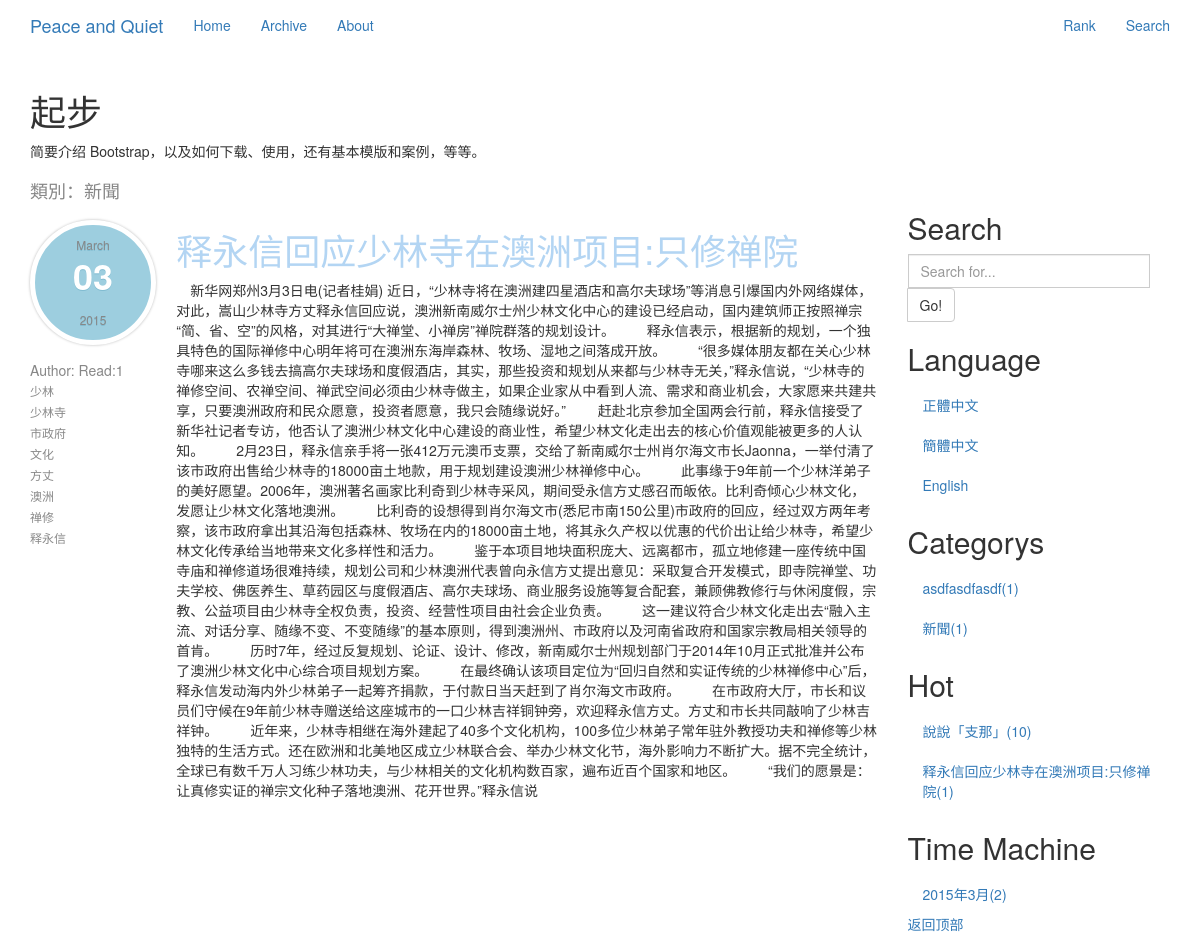
Page /category/d0a6784881/ on the earlier database version.
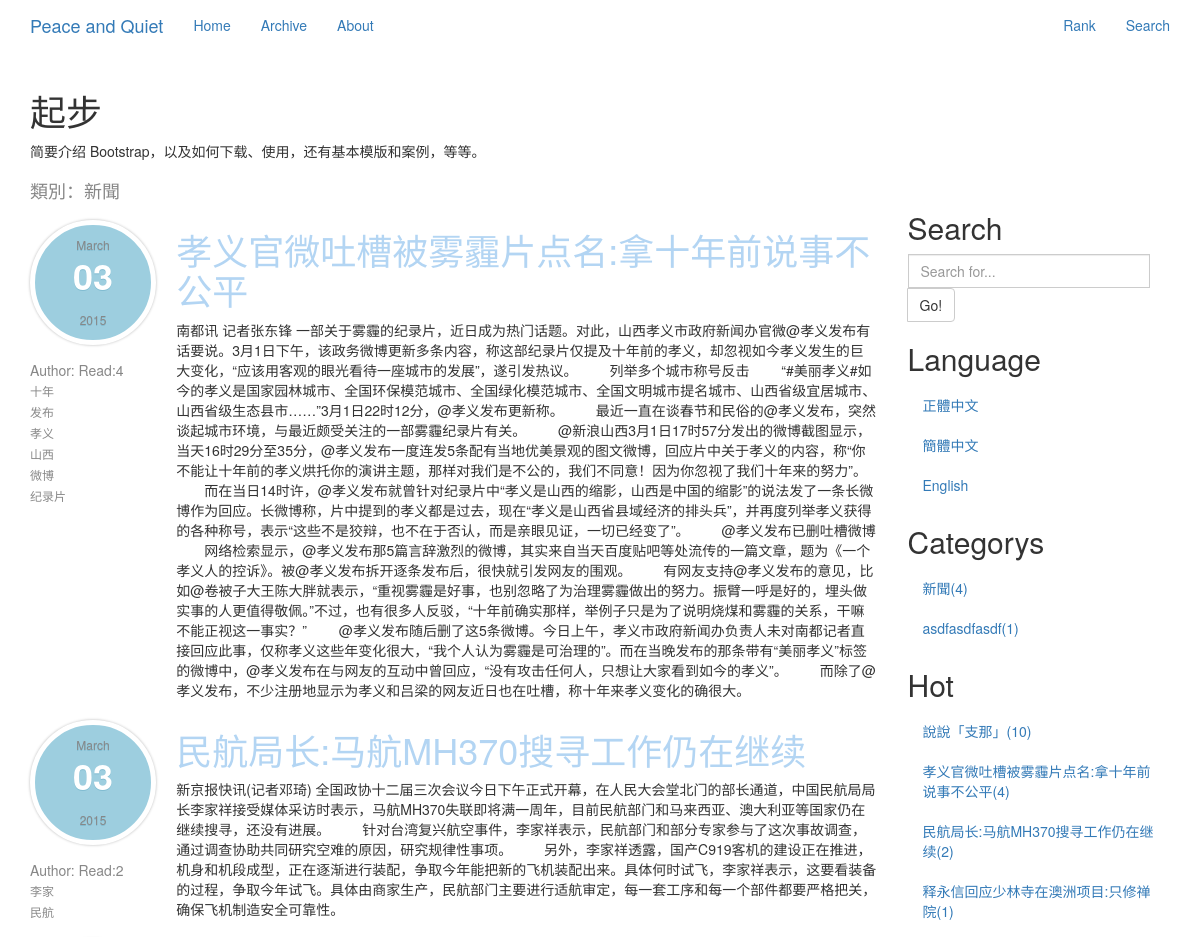
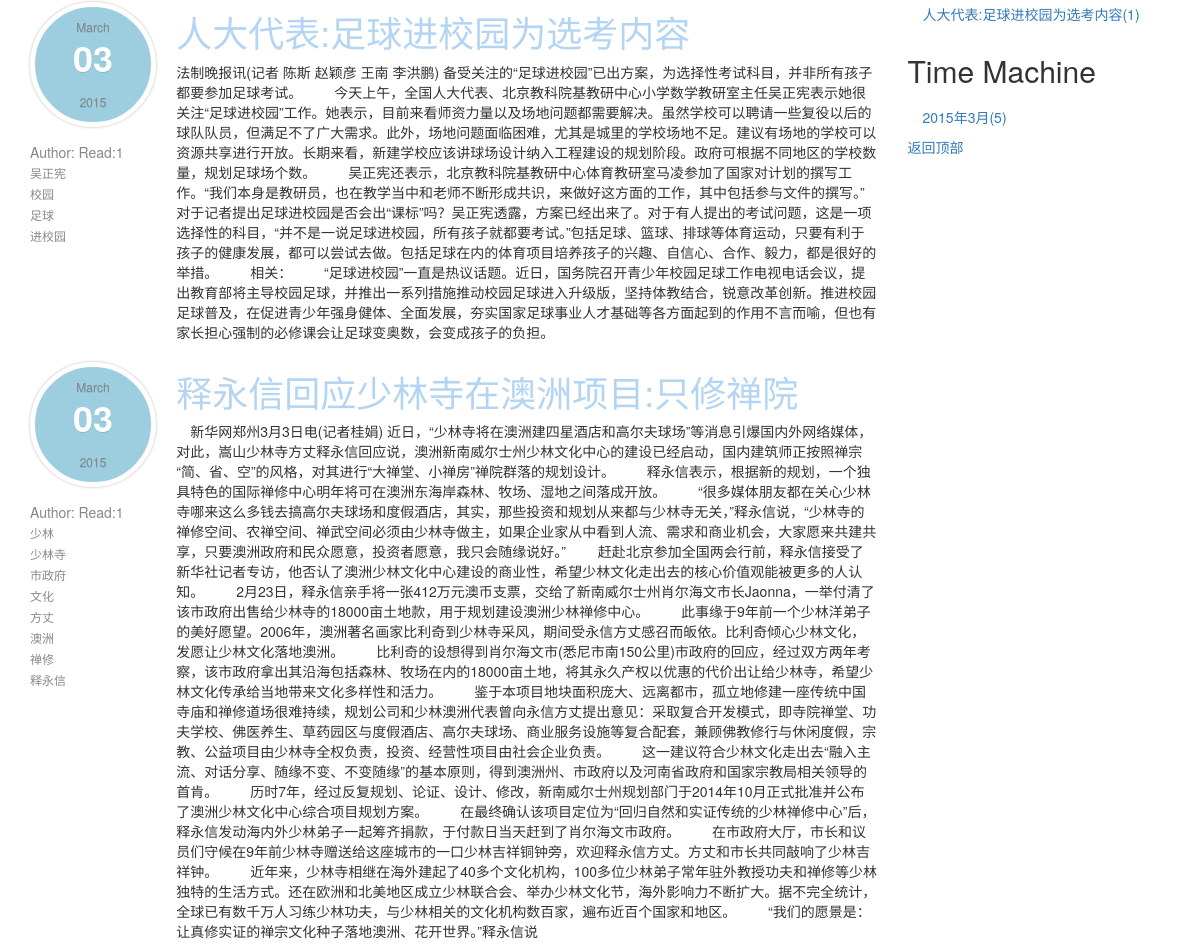
Same page on the later database version (2 pictures, top to bottom).
### Blog/models.py (models this page shows, shortened)
class Category(models.Model):
    title = models.CharField('分類', max_length=30, unique=True)
    shortUrl = models.CharField("短URL", max_length=150, unique=True, null=False, blank=False, editable=False)
    class Meta:
        ordering = ('title',)

class Blog(models.Model):
    title = models.CharField("標題", max_length=150, unique=True, null=False, blank=False)
    createTime = models.DateTimeField("創建時間", auto_now_add=True, auto_now=False)
    updateTime = models.DateTimeField("修改時間", auto_now_add=False, auto_now=True)
    body = models.TextField("內容")
    accessCount = models.IntegerField("瀏覽量", default=1, editable=False)
    category = models.ForeignKey('Category', verbose_name="分類集合", related_name='category')
    shortUrl = models.CharField("短URL", max_length=150, unique=True, null=False, blank=False, editable=False)
    tags = models.ManyToManyField('Tag', verbose_name="標籤集合", null=True, editable=False)
    tags.help_text = '標籤集合'

class Tag(models.Model):
    title = models.CharField('標籤', max_length=30, unique=True)
    shortUrl = models.CharField('短Url', max_length=150, unique=True, null=False, blank=False, editable=False)
    class Meta:
        ordering = ('title',)

### Blog/views.py (the view)
# urls.py: url(r'^category/(?P<shortUrl>\w+)/', 'Blog.views.category', name='category'),
def category(request, shortUrl):
    posts = Category.objects.get(shortUrl=shortUrl).category.order_by('-updateTime')
    title = Category.objects.get(shortUrl=shortUrl).title
    categorys = getCategorysAndNumber()
    hotPassages = Blog.objects.order_by('-accessCount')[:10]
    timeMachines = getTimeMachines()
    return render(request, 'category.html', {'posts': posts, 'categorys': categorys,
                                             'hotPassages': hotPassages, 'title': title, 'timeMachines': timeMachines})

### Blog/views.py (called while the page is built)
def getCategorysAndNumber():
    showCategorys = []
    for i in Category.objects.all():
        showCategorys.append({'title': i.title, 'number': Blog.objects.filter(
            category__in=Category.objects.filter(title=i.title)).count(), 'shortUrl': i.shortUrl})
    showCategorys.sort(key=lambda x: x['number'], reverse=True)
    return showCategorys

def getTimeMachines():
    temporaryTimeMachines = {}
    for i in Blog.objects.all():
        key = (i.createTime.year, i.createTime.month)
        if key not in temporaryTimeMachines:
            temporaryTimeMachines.update({key: 1})
        else:
            temporaryTimeMachines[key] += 1
    timeMachines = []
    for i in temporaryTimeMachines.keys():
        timeMachines.append(
            {'title': "%s年%s月" % (i[0], i[1]), 'number': temporaryTimeMachines[i], 'year': i[0],
             'month': i[1]})
    return timeMachines

### template/category.html (shortened to what this page needs)
{% extends 'base.html' %}
{% block content %}
    <div class="col-md-9" role="main">
        <h4 style="color: #878787">類別：{{ title }}</h4>
        {% for post in posts %}
            <div class="row">
                <div class="col-md-2" role="complementary">
                    <nav class="visible-lg-inline-block">
                        <div class="title">
                            <aside class="entry-meta">
                                <time datetime="2012-06-17T18:05:54.000Z" class="post-date">
                                    <span class="post-month">{{ post.createTime|date:"F" }}</span>
                                    <strong class="post-day">{{ post.createTime|date:"d" }}</strong>
                                    <span class="post-year">{{ post.createTime|date:"Y" }}</span>
                                </time>
                            </aside>
                            <span>Author:</span>
                            <span>Read:{{ post.accessCount }}</span>
                            {% for tag in post.tags.all %}
                                <li><a href="{% url 'tagView' shortUrl=tag.shortUrl %}">{{ tag.title }}</a></li>
                            {% endfor %}
                        </div>
                    </nav>
                </div>
                <div class="col-md-10" role="main">
                    <div class="title"><a href="{% url 'archive' shortUrl=post.shortUrl %}">
                        <h1>{{ post.title }}</h1>
                    </a></div>
                    <p>{{ post.body }}</p>
                </div>
            </div>
        {% endfor %}
    </div>
    {% block rightSide %}
        {% include "rightSide.html" %}
    {% endblock %}
{% endblock %}

### template/base.html (shortened to what this page needs)
<!DOCTYPE html>
<html lang="zh-cn">
<head>
    <link rel="stylesheet" href="http://cdn.bootcss.com/bootstrap/3.3.2/css/bootstrap.min.css">
    <link href="http://v3.bootcss.com/assets/css/docs.min.css"
          rel="stylesheet">
    <link href="http://cdn.bootcss.com/highlight.js/8.0/styles/monokai_sublime.min.css" rel="stylesheet">
</head>
<body onload="prettyPrint()">
<header class="navbar navbar-static-top bs-docs-nav" id="top" role="banner">
    <div class="container">
        <div class="navbar-header">
            <a href="http://v3.bootcss.com/" class="navbar-brand">Peace and Quiet</a>
        </div>
        <nav style="height: 1px;" aria-expanded="false" class="navbar-collapse bs-navbar-collapse collapse">
            <ul class="nav navbar-nav">
                <li class="active">
                    <a href="{% url 'home' %}">Home</a>
                </li>
                <li>
                    <a href="#">Archive</a>
                </li>
                <li>
                    <a href="#">About</a>
                </li>
            </ul>
            <ul class="nav navbar-nav navbar-right">
                <li><a>Rank</a></li>
                <li><a href="#">Search</a></li>
            </ul>
        </nav>
    </div>
</header>
<div class="bs-docs-header" id="content">
    <div class="container">
        <h1>起步</h1>
        <p>简要介绍 Bootstrap，以及如何下载、使用，还有基本模版和案例，等等。</p>
    </div>
</div>
<div class="container bs-docs-container">
    <div class="row">
        {% block content %}
        {% endblock %}
    </div>
</div>
</body>
</html>

### template/rightSide.html (shortened to what this page needs)
<div class="col-md-3" role="complementary">
    <nav class="bs-docs-sidebar hidden-print hidden-xs hidden-sm affix-top">
        <ul class="nav bs-docs-sidenav">
            <li><a></a></li>
            <li><h2>Search</h2></li>
            <li>
                <div class="input-group">
                    <form action="{% url 'search' %}" method="post">
                        <input type="text" class="form-control" name="query" placeholder="Search for...">
                            <span class="input-group-btn">
                                <button class="btn btn-default" type="submit">Go!</button>
                            </span>
                    </form>
                </div>
            </li>
            <li><h2>Language</h2></li>
            <li><a href="#">正體中文</a></li>
            <li><a href="#">簡體中文</a></li>
            <li><a href="#">English</a></li>
            <li><h2>Categorys</h2></li>
            {% for category in categorys %}
                <li><a href="{% url 'category' shortUrl=category.shortUrl %}">{{ category.title }}({{ category.number }})</a>
                </li>
            {% endfor %}
            <li><h2>Hot</h2></li>
            {% for hotPassage in hotPassages %}
                <li>
                    <a href="{% url 'archive' shortUrl=hotPassage.shortUrl %}">{{ hotPassage.title }}({{ hotPassage.accessCount }})</a>
                </li>
            {% endfor %}
            <li><h2>Time Machine</h2></li>
            {% for timeMachine in timeMachines %}
                <li>
                    <a href="{% url 'timeMachine' year=timeMachine.year month=timeMachine.month %}">{{ timeMachine.title }}({{ timeMachine.number }})</a>
                </li>
            {% endfor %}
        </ul>
        <a class="back-to-top" href="#top">
            返回顶部
        </a>
    </nav>
</div>

### template/base.html (style rules this page uses)
.title span { color: #878787; }
.title li { list-style-type: none; }
.title a { color: #898989; font-size: 12px; line-height: 20px; text-align: center; text-decoration: none; -o-transition: color 0.5s linear; -webkit-transition: color 0.5s linear; -moz-transition: color 0.5s linear; transition: color 0.5s linear; }
.title a > h1 { color: #B3D5F3; text-align: left; text-decoration: none; -o-transition: color 0.5s linear; -webkit-transition: color 0.5s linear; -moz-transition: color 0.5s linear; transition: color 0.5s linear; }
.entry-meta { color: #878787; float: left; margin: 10px 20px 0 0; text-align: center; width: 125px; font-size: 12px; line-height: 20px }
.post-date { width: 56px; height: auto; float: left; text-align: center; margin-right: 20px; margin-bottom: 15px; display: block; background: #9dcedf; text-shadow: 0 1px #81bcd1; border-radius: 100px; -moz-border-radius: 100px; -webkit-border-radius: 100px; padding: 10px 30px; border: 4pt solid #fff; -moz-box-shadow: 0 0 3px #b7b7b7; -webkit-box-shadow: 0 0 3px #b7b7b7; box-shadow: 0 0 3px #b7b7b7; -webkit-box-sizing: content-box; -moz-box-sizing: content-box; box-sizing: content-box; }
.post-month { display: block; color: #fff }
.post-day, .post-year { display: block }
.post-day { font-size: 36px; color: #fff; margin: 10px 0 15px 0 }
.post-year { background: url("https://www.byvoid.com/images/post-meta-divider.png") top repeat-x; color: #fff; padding: 10px 0 0 0 }

Differences in the rows shown:
added Blog: createTime "March", createTime "03", createTime "2015", accessCount "4", title "孝义官微吐槽被雾霾片点名:拿十年前说事不公平", body "南都讯 记者张东锋 一部关于雾霾的纪录片，近日成为热门话题。对此，山西孝义市政府新闻办官微@孝义发布有话要说。3月1日下午，该政务微博更新多条内容，称这部纪录片仅提及十年前的孝义，却忽视如今孝义发生的巨大变化，“应该用客观的眼光看待一座城市的发展”，遂引发热议。 列举多个城市称号反击 “#美丽孝义#如今的孝义是国家园林城市、全国环保模范城市、全国绿化模范城市、全国文明城市提名城市、山西省级宜居城市、山西省级生态县市……”3月1日22时12分，@孝义发布更新称。 最近一直在谈春节和民俗的@孝义发布，突然谈起城市环境，与最近颇受关注的一部雾霾纪录片有关。 @新浪山西3月1日17时57分发出的微博截图显示，当天16时29分至35分，@孝义发布一度连发5条配有当地优美景观的图文微博，回应片中关于孝义的内容，称“你不能让十年前的孝义烘托你的演讲主题，那样对我们是不公的，我们不同意！因为你忽视了我们十年来的努力”。 而在当日14时许，@孝义发布就曾针对纪录片中“孝义是山西的缩影，山西是中国的缩影”的说法发了一条长微博作为回应。长微博称，片中提到的孝义都是过去，现在“孝义是山西省县域经济的排头兵”，并再度列举孝义获得的各种称号，表示“这些不是狡辩，也不在于否认，而是亲眼见证，一切已经变了”。 @孝义发布已删吐槽微博 网络检索显示，@孝义发布那5篇言辞激烈的微博，其实来自当天百度贴吧等处流传的一篇文章，题为《一个孝义人的控诉》。被@孝义发布拆开逐条发布后，很快就引发网友的围观。…"
added Tag: title "十年", shown under "March"
added Tag: title "发布", shown under "March"
added Tag: title "孝义", shown under "March"
added Tag: title "山西", shown under "March"
added Tag: title "微博", shown under "March"
added Tag: title "纪录片", shown under "March"
added Blog: createTime "March", createTime "03", createTime "2015", accessCount "2", title "民航局长:马航MH370搜寻工作仍在继续", body "新京报快讯(记者邓琦) 全国政协十二届三次会议今日下午正式开幕，在人民大会堂北门的部长通道，中国民航局局长李家祥接受媒体采访时表示，马航MH370失联即将满一周年，目前民航部门和马来西亚、澳大利亚等国家仍在继续搜寻，还没有进展。 针对台湾复兴航空事件，李家祥表示，民航部门和部分专家参与了这次事故调查，通过调查协助共同研究空难的原因，研究规律性事项。 另外，李家祥透露，国产C919客机的建设正在推进，机身和机段成型，正在逐渐进行装配，争取今年能把新的飞机装配出来。具体何时试飞，李家祥表示，这要看装备的过程，争取今年试飞。具体由商家生产，民航部门主要进行适航审定，每一套工序和每一个部件都要严格把关，确保飞机制造安全可靠性。"
added Tag: title "李家", shown under "March"
added Tag: title "民航", shown under "March"
added Blog: createTime "March", createTime "03", createTime "2015", accessCount "1", title "人大代表:足球进校园为选考内容", body "法制晚报讯(记者 陈斯 赵颖彦 王南 李洪鹏) 备受关注的“足球进校园”已出方案，为选择性考试科目，并非所有孩子都要参加足球考试。 今天上午，全国人大代表、北京教科院基教研中心小学数学教研室主任吴正宪表示她很关注“足球进校园”工作。她表示，目前来看师资力量以及场地问题都需要解决。虽然学校可以聘请一些复役以后的球队队员，但满足不了广大需求。此外，场地问题面临困难，尤其是城里的学校场地不足。建议有场地的学校可以资源共享进行开放。长期来看，新建学校应该讲球场设计纳入工程建设的规划阶段。政府可根据不同地区的学校数量，规划足球场个数。 吴正宪还表示，北京教科院基教研中心体育教研室马凌参加了国家对计划的撰写工作。“我们本身是教研员，也在教学当中和老师不断形成共识，来做好这方面的工作，其中包括参与文件的撰写。”对于记者提出足球进校园是否会出“课标”吗？吴正宪透露，方案已经出来了。对于有人提出的考试问题，这是一项选择性的科目，“并不是一说足球进校园，所有孩子就都要考试。”包括足球、篮球、排球等体育运动，只要有利于孩子的健康发展，都可以尝试去做。包括足球在内的体育项目培养孩子的兴趣、自信心、合作、毅力，都是很好的举措。 相关： “足球进校园”一直是热议话题。近日，国务院召开青少年校园足球工作电视电话会议，提出教育部将主导校园足球，并推出一系列措施推动校园足球进入升级版，坚持体教结合，锐意改革创新。推进校园足球普及，在促进青少年强身健体、全面发展，夯实国家足球事业人才基础等各方面起到的作用不言而喻，但也有家长担心强制的必修课会让足球变奥数，会变成孩子的负担。"
added Tag: title "吴正宪", shown under "March"
added Tag: title "校园", shown under "March"
added Tag: title "足球", shown under "March"
added Tag: title "进校园", shown under "March"
Other differences:
new list line: "新聞"
new list line: "( 4 )"
new list line: "2015年3月 ( 5 )"
list line gone: "新聞"
list line gone: "( 1 )"
list line gone: "2015年3月 ( 2 )"
